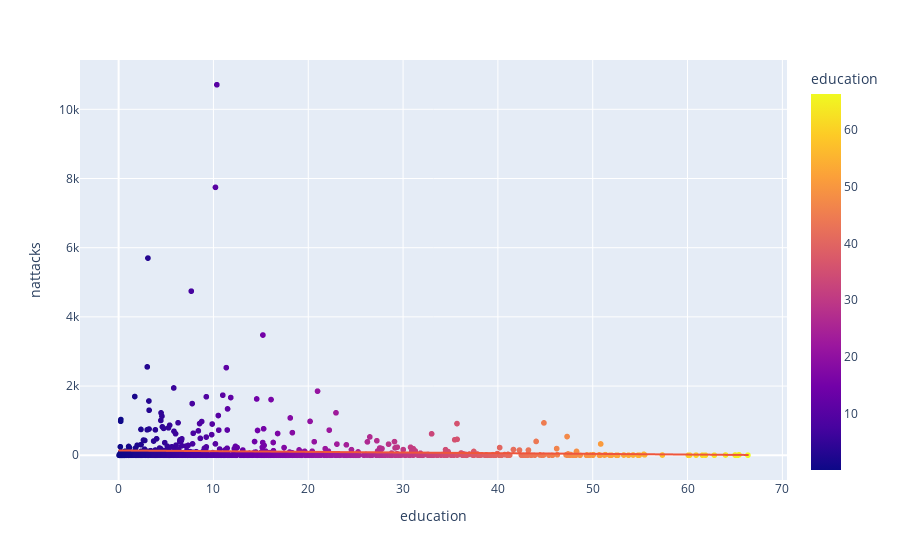

Notebook code for this chart:
### Code cell
fig = px.scatter(sec_df_merged, x="education", y="nattacks", trendline="ols", color='education')
fig.show()

### Figure 1 — Plotly figure (JSON) as saved in the notebook; plotly's stock layout.template omitted (floating-point values rounded to 4 significant figures; data arrays with more than 128 entries replaced by an {"elided": "..."} marker saying what was removed)
{"data": [{"hovertemplate": "education=%{marker.color}<br>nattacks=%{y}<extra></extra>", "legendgroup": "", "marker": {"color": {"elided": "1134 float values"}, "coloraxis": "coloraxis", "symbol": "circle"}, "mode": "markers", "name": "", "showlegend": false, "type": "scattergl", "x": {"elided": "1134 float values"}, "xaxis": "x", "y": {"elided": "1134 int values"}, "yaxis": "y"}, {"hovertemplate": "<b>OLS trendline</b><br>nattacks = -1.96666 * education + 138.505<br>R<sup>2</sup>=0.002907<br><br>education=%{x}<br>nattacks=%{y} <b>(trend)</b><extra></extra>", "legendgroup": "", "marker": {"symbol": "circle"}, "mode": "lines", "name": "", "showlegend": false, "type": "scattergl", "x": {"elided": "1134 float values"}, "xaxis": "x", "y": {"elided": "1134 float values"}, "yaxis": "y"}], "layout": {"coloraxis": {"colorbar": {"title": {"text": "education"}}, "colorscale": [[0, "#0d0887"], [0.1111, "#46039f"], [0.2222, "#7201a8"], [0.3333, "#9c179e"], [0.4444, "#bd3786"], [0.5556, "#d8576b"], [0.6667, "#ed7953"], [0.7778, "#fb9f3a"], [0.8889, "#fdca26"], [1, "#f0f921"]]}, "legend": {"tracegroupgap": 0}, "margin": {"t": 60}, "xaxis": {"anchor": "y", "domain": [0, 1], "title": {"text": "education"}}, "yaxis": {"anchor": "x", "domain": [0, 1], "title": {"text": "nattacks"}}}}
